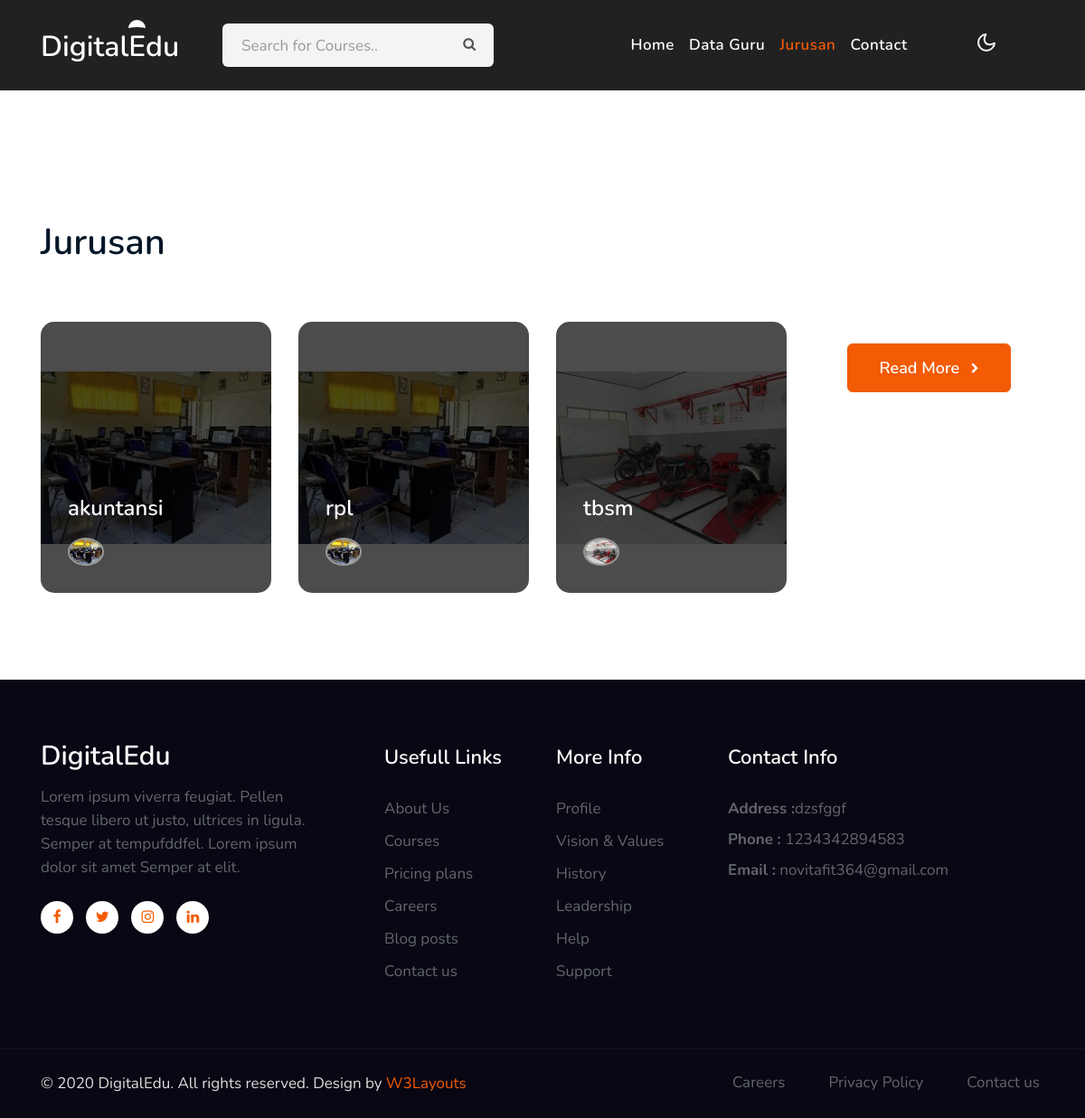
Screenshot of /index.php/front/datajurusan with the database file from the repository.
### tables this page shows
CREATE TABLE `jurusan` (
  `id_jurusan` int(11) NOT NULL,
  `nama_jurusan` varchar(50) NOT NULL,
  `foto` varchar(50) NOT NULL
);

CREATE TABLE `contact` (
  `id_contact` int(11) NOT NULL,
  `alamat` text NOT NULL,
  `telepon` varchar(13) NOT NULL,
  `email` text NOT NULL
);

### application/controllers/front/DataJurusan.php (called while the page is built)
<?php
class DataJurusan extends CI_Controller
{
    public function index()
    {
        $dataJurusan['data_jurusan'] = $this->JurusanModel->select_all_jurusan();
        $dataJurusan['active'] = "jurusan";
        $data['header'] = $this->load->view('front/partial/header',$dataJurusan,true);
        $data['page'] = $this->load->view('front/pages/data_jurusan',$dataJurusan,true);
        $data['title'] = "Data Jurusan";
        $data['contact'] =$this->ContactModel->select_row_contact();
        $this->load->view('front/partial/template',$data);
    }
}
?>

### index.php (called while the page is built, shortened)
<?php
require_once BASEPATH.'core/CodeIgniter.php';

### application/models/JurusanModel.php (called while the page is built, shortened)
<?php
class JurusanModel extends CI_Model
{
    public function select_all_jurusan()
    {
        $this->db->select('*');
        $this->db->from('jurusan');
        $query = $this->db->get();
        return $query->result();
    }
}
?>

### application/models/ContactModel.php (called while the page is built, shortened)
<?php
class ContactModel extends CI_Model
{
    public function select_row_contact()
    {
        $this->db->select('*');
        $this->db->from('contact');
        $query = $this->db->get();
        return $query->row();
    }
}
?>

### application/views/front/pages/data_jurusan.php (the view)
<div style="background:#212121;width:100%;height: 100px;"></div>
<div class="w3l-homeblog py-5" id="homeblog">
    <div class="container py-lg-5 py-md-4">
        <div class="header-title mb-3 mt-5">
            <h3 class="hny-title text-left">Jurusan</h3>
        </div>
        <div class="row top-pics ">
            <?php
            foreach ($data_jurusan as $value) :
            ?>
                <div class="col-lg-3 col-md-6 mt-5">
                    <div style=" background: url(<?= base_url('foto/jurusan/') . $value->foto ?>) no-repeat center;background-size: contain;" class="top-pic1">
                        <div class="card-body blog-details">
                            <a href="services.html" class="blog-desc"><?= $value->nama_jurusan ?>
                            </a>
                            <div class="author align-items-center">
                                <img src="<?= base_url('foto/jurusan/') . $value->foto ?>" alt="" class="img-fluid rounded-circle">
                            </div>
                        </div>
                    </div>
                </div>
            <?php
            endforeach;
            ?>
            <div class="readhny-btm text-center mx-auto mt-md-4">
                <a class="btn btn-primary btn-style mt-md-5 mt-4" href="about.html">Read More <span class="fa fa-chevron-right ml-2" aria-hidden="true"></span></a>
            </div>
        </div>
    </div>
</div>

### application/views/front/partial/template.php (shortened to what this page needs)
<!doctype html>
<html lang="en">
<head>
    <link rel="stylesheet" href="<?=base_url('assets/front_assets/') ?>css/style-starter.css">
</head>
<body>
    <?= $this->load->view('front/partial/header',null,true); ?>
    <?= $page ?>
    <section class="w3l-footer-29-main">
        <div class="footer-29 py-5">
            <div class="container py-lg-4">
                <div class="row footer-top-29">
                    <div class="col-lg-4 col-md-6 col-sm-7 footer-list-29 footer-1 pr-lg-5">
                        <div class="footer-logo mb-3">
                            <a class="navbar-brand" href="index.html">DigitalEdu</a>
                        </div>
                        <p>Lorem ipsum viverra feugiat. Pellen tesque libero ut justo, ultrices in ligula. Semper at
                            tempufddfel. Lorem ipsum dolor sit amet Semper at elit.</p>
                        <div class="main-social-footer-29 mt-4">
                            <a href="#facebook" class="facebook"><span class="fa fa-facebook"></span></a>
                            <a href="#twitter" class="twitter"><span class="fa fa-twitter"></span></a>
                            <a href="#instagram" class="instagram"><span class="fa fa-instagram"></span></a>
                            <a href="#linkedin" class="linkedin"><span class="fa fa-linkedin"></span></a>
                        </div>
                    </div>
                    <div class="col-lg-2 col-md-6 col-sm-5 col-6 footer-list-29 footer-2 mt-sm-0 mt-5">
                        <ul>
                            <h6 class="footer-title-29">Usefull Links</h6>
                            <li><a href="about.html">About Us</a></li>
                            <li><a href="services.html">Courses</a></li>
                            <li><a href="#pricing"> Pricing plans</a></li>
                            <li><a href="#careers"> Careers</a></li>
                            <li><a href="blog.html"> Blog posts</a></li>
                            <li><a href="contact.html">Contact us</a></li>
                        </ul>
                    </div>
                    <div class="col-lg-2 col-md-6 col-sm-5 col-6 footer-list-29 footer-3 mt-lg-0 mt-5">
                        <h6 class="footer-title-29">More Info</h6>
                        <ul>
                            <li><a href="#profile">Profile</a></li>
                            <li><a href="#vision">Vision & Values</a></li>
                            <li><a href="#history">History</a></li>
                            <li><a href="#leader">Leadership</a></li>
                            <li><a href="#help">Help</a></li>
                            <li><a href="#support"> Support</a></li>
                        </ul>
                    </div>
                    <div class="col-lg-4 col-md-6 col-sm-7 footer-list-29 footer-4 mt-lg-0 mt-5">
                        <h6 class="footer-title-29">Contact Info </h6>
                        <p><strong>Address :</strong><?=$contact->alamat?></p>
                        <p class="my-2"><strong>Phone :</strong> <a href="tel:<?=$contact->telepon?>"><?=$contact->telepon?></a></p>
                        <p><strong>Email :</strong> <a href="<?=$contact->email?>"><?=$contact->email?></a></p>
                    </div>
                </div>
            </div>
        </div>
    </section>
    <section class="w3l-copyright">
        <div class="container">
            <div class="row bottom-copies">
                <p class="col-lg-8 copy-footer-29">© 2020 DigitalEdu. All rights reserved. Design by <a
                        href="https://w3layouts.com/" target="_blank">
                        W3Layouts</a></p>
                <div class="col-lg-4 footer-list-29">
                    <ul class="d-flex text-lg-right justify-content-center mt-lg-0 mt-3">
                        <li><a href="#careers"> Careers</a></li>
                        <li class="mx-lg-5 mx-md-4 mx-3"><a href="#privacymy-lg-0 my-4">Privacy Policy</a></li>
                        <li><a href="contact.html">Contact us</a></li>
                    </ul>
                </div>
            </div>
        </div>
    </section>
</body>
</html>

### rows the page displays
jurusan: foto (picture), nama_jurusan "akuntansi"
jurusan: foto (picture), nama_jurusan "rpl"
jurusan: foto (picture), nama_jurusan "tbsm"
contact: alamat "dzsfggf", telepon "1234342894583", email "novitafit364@gmail.com"
